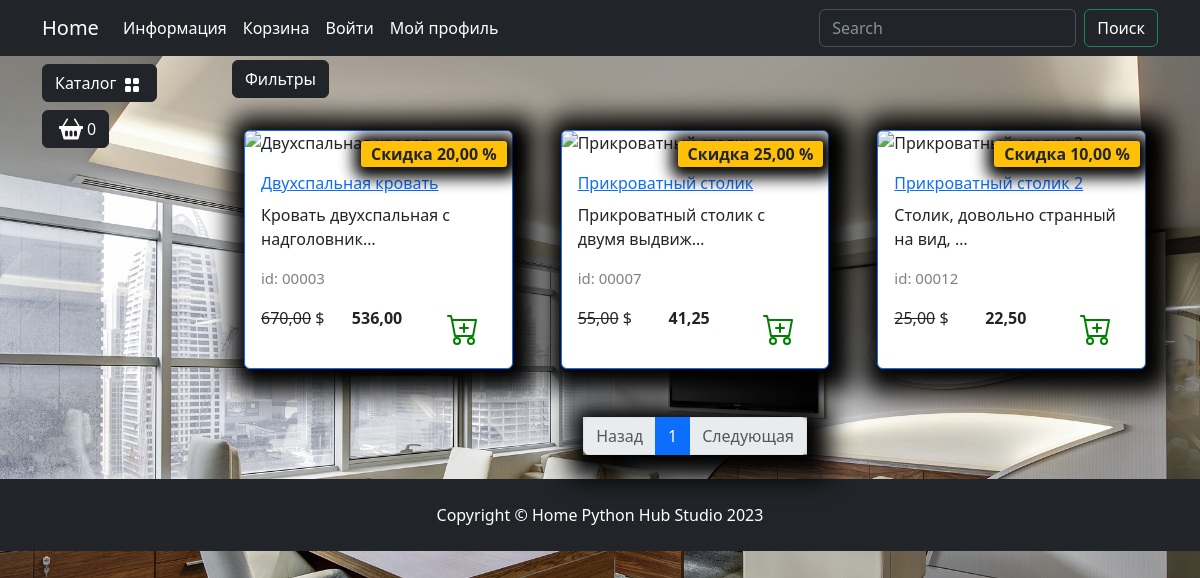
The app's page /catalog/spalnya/ with its own data.
### goods/models.py (models this page shows, shortened)
class Products(models.Model):
    name = models.CharField(max_length=150, unique=True, verbose_name='Название')
    slug = models.SlugField(max_length=200, unique=True, blank=True, null=True, verbose_name='URL')
    description = models.TextField(blank=True, null=True, verbose_name='Описание')
    image = models.ImageField(upload_to='goods_images', blank=True, null=True, verbose_name='Изображение')
    price = models.DecimalField(default=0.00, max_digits=7, decimal_places=2, verbose_name='Цена')
    discount = models.DecimalField(default=0.00, max_digits=7, decimal_places=2, verbose_name='Скидка в %')
    quantity = models.PositiveIntegerField(default=0, verbose_name='Количество')
    category = models.ForeignKey(to=Categories, on_delete=models.CASCADE, verbose_name='Категория')
    class Meta:
        db_table = 'product'
        verbose_name = 'Продукт'
        verbose_name_plural = 'Продукты'
        ordering = ("id",)
    def display_id(self):
        return f"{self.id:05}"
    def sell_price(self):
        if self.discount:
            return round(self.price - self.price*self.discount/100, 2)
        return self.price

### goods/views.py (the view)
# urls.py: path('catalog/', include('goods.urls', namespace='catalog')),
def catalog(request, category_slug):
    page = request.GET.get('page', 1)
    on_sale = request.GET.get('on_sale', None)
    order_by = request.GET.get('order_by', None)
    if category_slug == 'all':
        goods = Products.objects.all()
    else:
        goods = get_list_or_404(Products.objects.filter(category__slug=category_slug))
    if on_sale:
        goods = goods.filter(discount__gt=0)
    if order_by and order_by != "default":
        goods = goods.order_by(order_by)
    paginator = Paginator(goods, 3)
    current_page = paginator.page(int(page))
    context = {
        'title': 'Home - Каталог',
        'goods': current_page,
        'slug_url': category_slug,
        }
    return render(request, 'goods/catalog.html', context)

### goods/templatetags/goods_tags.py (called while the page is built)
@register.simple_tag()
def tag_categories():
    return Categories.objects.all()

@register.simple_tag(takes_context=True)
def change_params(context, **kwargs):
    query = context['request'].GET.dict()
    query.update(kwargs)
    return urlencode(query)

### goods/templates/goods/catalog.html (shortened to what this page needs)
{% extends "main/base.html" %}
{% load static %}
{% load goods_tags %}
{% block content %}
    <div class="row">
        <div class="dropdown mb-2">
            <button class="btn btn-secondary dropdown-toggle btn-dark" type="button" data-bs-toggle="dropdown"
                    aria-expanded="false">
                Фильтры
            </button>
        </div>
        {% for product in goods %}
            <div class="col-lg-4 col-md-6 p-4">
                <div class="card border-primary rounded custom-shadow">
                    <div class="card-body">
                        <a href="{% url "catalog:product" product.slug %}">
                            <p class="card-title">{{ product.name }}</p>
                        </a>
                        <p class="card-text">{{ product.description|truncatechars:35 }}</p>
                        <p class="product_id">id: {{ product.display_id }}</p>
                        <div class="d-flex justify-content-between">
                            {% if product.discount %}
                                <p><s>{{ product.price }}</s> $</p>
                                <p><strong>{{ product.sell_price }}</strong></p>
                                <span class="badge bg-warning text-dark">Скидка {{ product.discount }} %</span>
                            {% else %}
                                <p><strong>{{ product.price }}</strong></p>
                            {% endif %}
                            <a href="#" class="btn add-to-cart">
                                <img class="mx-1" src="{% static "deps/icons/cart-plus.svg" %}" alt="Catalog Icon"
                                     width="32" height="32">
                            </a>
                        </div>
                    </div>
                </div>
            </div>
        {% endfor %}
    </div>
<nav aria-label="Page navigation example">
                        <ul class="pagination justify-content-center my-4">
                            <div class="custom-shadow d-flex">
                                <li class="page-item {% if not goods.has_previous %} disabled {% endif %}">
                                  <a class="page-link" href="{% if goods.has_previous %}?{% change_params page=goods.previous_page_number %}{% else %}#{% endif %}">Назад</a>
                                </li>
                                {% for page in goods.paginator.page_range %}
                                {% if page >= goods.number|add:-2 and page <= goods.number|add:2 %}
                                    <li class="page-item {% if goods.number == page %} active {% endif %}">
                                        <a class="page-link" href="?{% change_params page=page %}">{{ page }}</a>
                                    </li>
                                {% endif %}
                                {% endfor %}
                              <li class="page-item {% if not goods.has_next %} disabled {% endif %}">
                                <a class="page-link" href="{% if goods.has_next %}?{% change_params page=goods.next_page_number %}{% else %}#{% endif %}">Следующая</a>
                              </li>
                            </div>
                        </ul>
</nav>
{% endblock %}
{% block footer %}
    <footer class="py-4 bg-dark">
        <div class="container">
            <p class="m-0 text-center text-white">Copyright &copy; Home Python Hub Studio 2023</p>
        </div>
    </footer>
{% endblock %}

### static/deps/css/my_css.css (style rules this page uses)
body { background-image: url("../images/bg-image.jpg"); background-repeat: no-repeat; background-attachment: fixed; background-position: center center; background-size: cover; height: 100%; }
.dropdown-toggle::after { content: none; }
.custom-shadow { box-shadow: 5px 5px 25px 19px #000000; }
.product_id { color: gray; font-size: 15px; }
.badge.bg-warning.text-dark { position: absolute; top: 10px; right: 5px; z-index: 1; padding: 5px 10px; border-radius: 3px; font-size: 1rem; box-shadow: 2px 2px 15px 9px #000000; }

### records on screen
Products: name "Двухспальная кровать", description "Кровать двухспальная с надголовник…", display_id "00003", price "670,00", sell_price "536,00", discount "20,00"
Products: name "Прикроватный столик", description "Прикроватный столик с двумя выдвиж…", display_id "00007", price "55,00", sell_price "41,25", discount "25,00"
Products: name "Прикроватный столик 2", description "Столик, довольно странный на вид, …", display_id "00012", price "25,00", sell_price "22,50", discount "10,00"

### other values on screen
{{ page }} "1"
